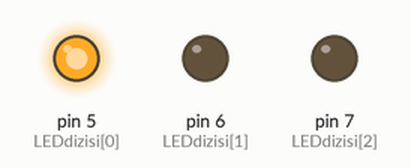
This sketch was run on a simulated Arduino Uno, built with avr-gcc and run on an emulated ATmega328P. Shown: output pins drawn as LEDs (lit = HIGH). Random numbers use the default seed unless the sketch sets one.

Above: at 0.03 s.
At 1.36 s:
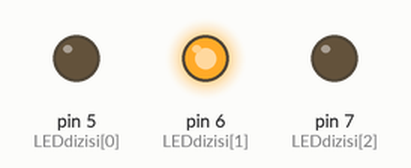
At 2.73 s:
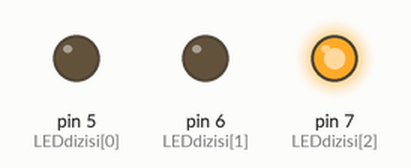
Timing chart, 0 to 3.0 s (numbered marks = the images above):
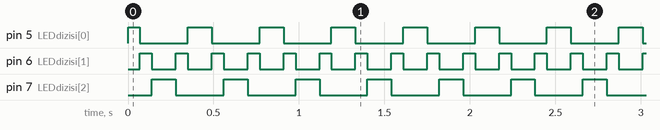

Measured:
- by itself, pin 5 (LEDdizisi[0]): repeats every 0.42 s: LOW 0.28 s, HIGH 0.14 s
- by itself, pin 6 (LEDdizisi[1]): alternates HIGH for 0.07 s and LOW for 0.14 s
- by itself, pin 7 (LEDdizisi[2]): alternates HIGH for 0.14 s and LOW for 0.28 s

The sketch:

3_led_siren.ino
```cpp
const int LEDdizisi[] = {5, 6, 7};
void setup() {
  for(int i=0; i<3; i++) {
    pinMode(LEDdizisi[i], OUTPUT);
  }

}

void loop() {
  for(int i=0; i<3; i++) {
    digitalWrite(LEDdizisi[i], HIGH);
    delay(70);
    digitalWrite(LEDdizisi[i], LOW);
  }
  for(int j=2; j>-1; j--) {
    digitalWrite(LEDdizisi[j], HIGH);
    delay(70);
    digitalWrite(LEDdizisi[j], LOW);
  }

}
```

airlines.cpp
```cpp
#include<stdio.h>
#include<string.h>
#include<stdlib.h>
#include<time.h>


struct flightData {
	int code;
	char airline[15];
	char departure[15];
	char destination[15];
	char deptime[6];
	char arrtime[6];
	int capacity;

};

struct passwordData {
	int pass;
};

struct bookingData {

	char name[15];
	int id;
	int seat;
	int bookingID;

};

void addbooking(FILE *cfptr2) {

	struct bookingData booking = {"",0,0,0};
	struct flightData flight = {0,"","","","","",0};

	srand(time(NULL));

	FILE *cfptr;

	int s_1 = rand() % 99;
	int s_2 = rand() % 99;
	int s_3 = rand() % 99;
	int s_4 = rand() % 99;
	int s_5 = rand() % 99;
	char depuser[15];
	char desuser[15];


	printf("The booked flights are listed.\n");

				if ( (cfptr = fopen("flight.dat","rb")) == NULL) {
					printf("File could not be opened.\n");
				}
				else {
					printf("%-12s%-9s%-18s%-20s%-15s%-13s%-9s\n","Flight Code","Airline","Departure Airport","Destination Airport","Departure Time","Arrival Time","Capacity");

					while( !feof(cfptr)) {

						fread(&flight, sizeof(struct flightData), 1, cfptr);

						if (flight.code != 0) {
							printf("%-12d%-9s%-18s%-20s%-15s%-13s%-10d\n", flight.code, flight.airline, flight.departure, flight.destination, flight.deptime, flight.arrtime, flight.capacity);
							break;
						}
				}
				fclose(cfptr);
				}
	printf("\nEnter your departure airport: ");
	scanf("%s", &depuser);
	printf("Enter your destination airport: ");
	scanf("%s", &desuser);

	if((cfptr2 = fopen("booking.dat","rb+")) == NULL) {
		printf("File could not be open.\n");
	}
	else {


		printf("Name: ");
		scanf("%s", &booking.name);
		printf("ID: ");
		scanf("%d", &booking.id);
		printf("Choose your seat. Empty seats: 26-%d-%d-%d-%d\n", s_1, s_2, s_3, s_4, s_5);
		printf("Your seat: ");
		scanf("%d", &booking.seat);

		booking.bookingID = booking.seat*10 + booking.id;
		fseek(cfptr, sizeof(struct bookingData), SEEK_END);
		fwrite(&booking, sizeof(struct bookingData), 1, cfptr);
		printf("Your booking ID is: %d\n", booking.bookingID);
		printf("New booking is added successfully!\n");

	}
	fclose(cfptr2);

};

void listedbookings(FILE *cfptr2) {

	struct bookingData booking = {"",0,0,0};
	struct flightData flight = {0,"","","","","",0};

	FILE *cfptr;


		printf("The bookings are listed.\n");
				if ( (cfptr2 = fopen("booking.dat","rb")) == NULL) {
					printf("File could not be opened.\n");
				}
				else {
					printf("%-17s%-13s%-6s%-6s\n","Name","ID","Seat","Booking ID");

					while( !feof(cfptr2)) {

						fseek(cfptr2, sizeof(struct bookingData), SEEK_SET);
						fread(&booking, sizeof(struct bookingData), 1, cfptr2);

						if (booking.id != 0) {
							printf("%-17s%-13d%-6d%-6d\n", booking.name, booking.id, booking.seat, booking.bookingID);
							break;

						}
					}
					fclose(cfptr2);

				if ( (cfptr = fopen("flight.dat","rb")) == NULL) {
					printf("File could not be opened.\n");
				}
				else {
					printf("%-12s%-9s%-18s%-20s%-15s%-13s%-9s\n","Flight Code","Airline","Departure Airport","Destination Airport","Departure Time","Arrival Time","Capacity");

					while( !feof(cfptr)) {

						fread(&flight, sizeof(struct flightData), 1, cfptr);

						if (flight.code != 0) {

							printf("%-12d%-9s%-18s%-20s%-15s%-13s%-10d\n", flight.code, flight.airline, flight.departure, flight.destination, flight.deptime, flight.arrtime, flight.capacity);
							break;

						}

				}
				fclose(cfptr);


}


}

};

void cancelbooking(FILE *cfptr2) {
	struct bookingData booking;
	struct bookingData blankBooking = {"",0,0,0};

	cfptr2 = fopen("booking.dat","rb");
	printf("Enter your booking ID to cancel your booking: ");
	scanf("%d", &booking.bookingID);

	fseek(cfptr2, sizeof(struct bookingData), SEEK_SET);
	fread(&booking, sizeof(struct bookingData), 1, cfptr2);

	if ( booking.bookingID == 0) {
		printf("This booking does not exist.\n");
	}
	else {
		fseek(cfptr2, sizeof(struct bookingData), SEEK_SET);
		fwrite(&blankBooking,sizeof(struct bookingData), 1, cfptr2);
		printf("The booking is canceled successfully!\n");


	}
	fclose(cfptr2);

};


void changepassword(FILE *cfptr3) {

	struct passwordData password = {0};


	if ((cfptr3 = fopen("password.dat","rb+")) == NULL) {
		printf("File could not be open.\n");
	}
	else {
		printf("Enter the new password: ");
		scanf("%d", &password.pass);
		printf("Enter the new password: ");
		scanf("%d", &password.pass);
		printf("New password is %d.\n", password.pass);

		while (password.pass != 0) {
			fscanf(stdin,"%d",password.pass);
			fseek(cfptr3,sizeof(struct passwordData), SEEK_SET);
			fwrite(&password,sizeof(struct passwordData), 1, cfptr3);
		}

		fclose(cfptr3);

	}


};

void addflight(FILE *cfptr) {
	struct flightData flight = {0,"","","","","",0};


	if((cfptr= fopen("flight.dat","rb+")) == NULL) {
		printf("File could not be open.\n");
	}
	else {
		printf("Enter required information.\n");

		printf("Flight code: ");
		scanf("%d", &flight.code);
		printf("Airline: ");
		scanf("%s", &flight.airline);
		printf("Departure Airport: ");
		scanf("%s", &flight.departure);
		printf("Destination Airport: ");
		scanf("%s", &flight.destination);
		printf("Departure Time: ");
		scanf("%s", &flight.deptime);
		printf("Arrival Time: ");
		scanf("%s", &flight.arrtime);
		printf("Capacity: ");
		scanf("%d", &flight.capacity);

		fwrite(&flight, sizeof(struct flightData), 1, cfptr);
		printf("New flight is added successfully!\n");

	}


};

void editflight(FILE *cfptr) {

	struct flightData flight = {0,"","","","","",0};

	int upd_code;
	char upd_airline[15];
	char upd_departure[15];
	char upd_destination[15];
	char upd_deptime[6];
	char upd_arrtime[6];
	int upd_capacity;

	printf("Enter the code of the flight: ");
	scanf("%d", &upd_code);

	cfptr = fopen("flight.dat","rb+");

	fseek(cfptr,(upd_code - 1)*sizeof(struct flightData), SEEK_SET);
	fread(&flight,sizeof(struct flightData), 1, cfptr);

	if ( (cfptr = fopen("flight.dat","rb")) == NULL) {
					printf("File could not be opened.\n");
				}
				else {
					printf("%-12s%-9s%-18s%-20s%-15s%-13s%-9s\n","Flight Code","Airline","Departure Airport","Destination Airport","Departure Time","Arrival Time","Capacity");

					while( !feof(cfptr)) {

						fread(&flight, sizeof(struct flightData), 1, cfptr);

						if (flight.code != 0) {

							printf("%-12d%-9s%-18s%-20s%-15s%-13s%-10d\n", flight.code, flight.airline, flight.departure, flight.destination, flight.deptime, flight.arrtime, flight.capacity);

						}

				}

	printf("Enter the new information about the flight, if there are changes.\n");

	printf("Flight Code: ");
	scanf("%d", &upd_code);
	flight.code = upd_code;

	printf("Airlines: ");
	scanf("%s", &upd_airline);
	*flight.airline =  *upd_airline;

	printf("Departure Airport: ");
	scanf("%s", &upd_departure);
	*flight.departure = *upd_departure;

	printf("Destination Airport: ");
	scanf("%s", &upd_destination);
	*flight.destination = *upd_destination;

	printf("Departure Time: ");
	scanf("%s", &upd_deptime);
	*flight.deptime = *upd_deptime;

	printf("Arrival Time: ");
	scanf("%s", &upd_arrtime);
	*flight.arrtime = *upd_arrtime;

	printf("Capacity: ");
	scanf("%d", &upd_capacity);
	flight.capacity = upd_capacity;

	fseek(cfptr,(upd_code - 1)*sizeof(struct flightData), SEEK_SET);
	fwrite(&flight, sizeof(struct flightData), 1, cfptr);
	fclose(cfptr);
	printf("New information is saved.\n");

	}
};

void deleteflight(FILE *cfptr) {
	struct flightData flight;
	struct flightData blankFlight = {0,"","","","","",0};

	int delcode;

	printf("Enter the flight code of the flight you want to delete: ");
	scanf("%d", &flight.code);

	fseek(cfptr, sizeof(struct flightData), SEEK_SET);
	fread(&flight, sizeof(struct flightData), 1, cfptr);

	if (flight.code != 0) {
		printf("This flight does not exist.\n");
	}
	else {
		fseek(cfptr, sizeof(struct flightData), SEEK_SET);
		fwrite(&blankFlight,sizeof(struct flightData), 1, cfptr);
		printf("The flight is deleted successfully!\n");
	}


};

void returntomenu( ) {

	start:
		goto start;

}


int main( ) {

	Menu:

	struct flightData flight = {0,"","","","","",0};

	FILE *cfptr, *cfptr2, *cfptr3;

	int a, pass, choice;

	printf("\t\t*** WELCOME TO AIRLINES RESERVATION SYSTEM ***\n\n");

	printf("Press 1 for ADMIN menu and 2 for PASSENGER menu:");

	scanf("%d",&a);


	while( a == 1) {

		struct flightData flight = {0,"","","","","",0};
		struct passwordData password = {0};

		printf("Enter the password: ");
		scanf("%d", &pass);

		cfptr3 = fopen("password.dat","rb");
		fseek(cfptr3,(pass-1)*sizeof(struct passwordData), SEEK_SET);
		fread(&password, sizeof(struct passwordData), 1, cfptr3);

		if ( pass == 1257 || password.pass == pass) {

			printf("Password is valid. Welcome!\n");

			int b;

			printf("1==>ADD/EDIT/DELETE FLIGHT\n2==>LIST AVAILABLE FLIGHTS\n3==>LIST CURRENT BOOKINGS\n4==>CHANGE ADMIN PASSWORD\n5==>RETURN TO MAIN MENU\n");
			scanf("%d", &b);

			while (b == 1) {

				if ( (cfptr=fopen("flight.dat","rb+")) == NULL) {
					printf("File could not be opened.\n");
				}
				else {
					printf("1==>ADD FLIGHT\n2==>EDIT FLIGHT\n3==>DELETE FLIGHT\n");
					scanf("%d", &choice);

					switch(choice) {
						case 1:
							addflight(cfptr);
							break;
						case 2:
							editflight(cfptr);
							break;
						case 3:
							deleteflight(cfptr);
							break;
					}
					fclose(cfptr);
				}
				return 0;
			}
			while (b == 2) {
				struct flightData flight = {0,"","","","","",0};

				printf("The booked flights are listed.\n");

				if ( (cfptr=fopen("flight.dat","rb")) == NULL) {
					printf("File could not be opened.\n");
				}
				else {
					printf("%-12s%-9s%-18s%-20s%-15s%-13s%-9s\n","Flight Code","Airline","Departure Airport","Destination Airport","Departure Time","Arrival Time","Capacity");

					while( !feof(cfptr)) {

						fread(&flight, sizeof(struct flightData), 1, cfptr);

						if (flight.code != 0) {
							printf("%-12d%-9s%-18s%-20s%-15s%-13s%-10d\n", flight.code, flight.airline, flight.departure, flight.destination, flight.deptime, flight.arrtime, flight.capacity);
							break;

						}
					}
					fclose(cfptr);
				}
				return 0;

			}
			while ( b == 3) {

				listedbookings(cfptr2);
				break;

			}

			while( b == 4) {

				struct passwordData password = {0};

				int currpass;

				printf("Please enter the current password: ");
				scanf("%d", &currpass);

				cfptr3 = fopen("password.dat","rb");
				fseek(cfptr3,sizeof(struct passwordData), SEEK_SET);
				fread(&password, sizeof(struct passwordData), 1, cfptr3);

				if (currpass == 1257) {

					printf("Password is correct!\n");
					changepassword(cfptr3);
					return 0;
				}
				else {
					printf("You entered a wrong password!\n");
				}
				return 0;
				}

			while( b==5 ) {
				system("cls");
				goto Menu;
			}
			}
			else {
				printf("You entered a wrong password!\n\n");
				goto Menu;
				return 0;
			}


			}


	while (a == 2) {

		int choice2;
		int rescode;
		char name[15];
		int id;
		char depuser[15];
		char desuser[15];
		int seat;
		int bookingID;

		struct flightData flight = {0,"","","","","",0};
		struct bookingData booking= {"",0,0,0};

		printf("Welcome to user menu.\n1==BOOK A FLIGHT\n2==>CANCEL A BOOKING\n3==>LIST BOOKED FLIGHTS\n4==>RETURN TO MAIN MENU\n");
		scanf("%d",&choice2);

		switch(choice2) {
			case 1:

				addbooking(cfptr);
				break;

			case 2:

				cancelbooking(cfptr);
				break;

			case 3:


				listedbookings(cfptr);
				break;

			case 4:
				system("cls");
				goto Menu;
				break;

			}
			return 0;
			}


		}
```
